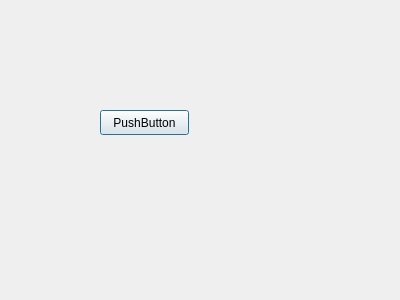
<?xml version="1.0" encoding="UTF-8"?>
<ui version="4.0">
 <class>OptionsWindow</class>
 <widget class="QDialog" name="OptionsWindow">
  <property name="geometry">
   <rect>
    <x>0</x>
    <y>0</y>
    <width>400</width>
    <height>300</height>
   </rect>
  </property>
  <property name="windowTitle">
   <string>Dialog</string>
  </property>
  <widget class="QPushButton" name="pushButton">
   <property name="geometry">
    <rect>
     <x>100</x>
     <y>110</y>
     <width>89</width>
     <height>25</height>
    </rect>
   </property>
   <property name="text">
    <string>PushButton</string>
   </property>
  </widget>
 </widget>
 <resources/>
 <connections/>
</ui>
